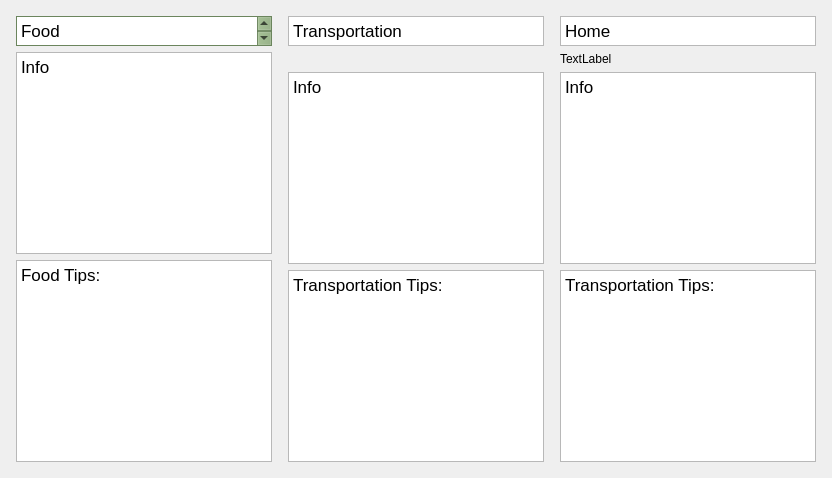
      <widget class="QWidget" name="tab_3">
       <attribute name="title">
        <string>Your friends</string>
       </attribute>
       <layout class="QHBoxLayout" name="horizontalLayout_4">
        <item>
         <layout class="QVBoxLayout" name="verticalLayout">
          <property name="leftMargin">
           <number>5</number>
          </property>
          <property name="topMargin">
           <number>5</number>
          </property>
          <property name="rightMargin">
           <number>5</number>
          </property>
          <property name="bottomMargin">
           <number>5</number>
          </property>
          <item>
           <widget class="QTextEdit" name="textEdit_2">
            <property name="maximumSize">
             <size>
              <width>16777215</width>
              <height>30</height>
             </size>
            </property>
            <property name="palette">
             <palette>
              <active>
               <colorrole role="WindowText">
                <brush brushstyle="SolidPattern">
                 <color alpha="255">
                  <red>0</red>
                  <green>0</green>
                  <blue>0</blue>
                 </color>
                </brush>
               </colorrole>
               <colorrole role="Button">
                <brush brushstyle="SolidPattern">
                 <color alpha="255">
                  <red>139</red>
                  <green>172</green>
                  <blue>121</blue>
                 </color>
                </brush>
               </colorrole>
               <colorrole role="Light">
                <brush brushstyle="SolidPattern">
                 <color alpha="255">
                  <red>208</red>
                  <green>255</green>
                  <blue>182</blue>
                 </color>
                </brush>
               </colorrole>
               <colorrole role="Midlight">
                <brush brushstyle="SolidPattern">
                 <color alpha="255">
                  <red>173</red>
                  <green>213</green>
                  <blue>151</blue>
                 </color>
                </brush>
               </colorrole>
               <colorrole role="Dark">
                <brush brushstyle="SolidPattern">
                 <color alpha="255">
                  <red>69</red>
                  <green>86</green>
                  <blue>60</blue>
                 </color>
                </brush>
               </colorrole>
               <colorrole role="Mid">
                <brush brushstyle="SolidPattern">
                 <color alpha="255">
                  <red>92</red>
                  <green>114</green>
                  <blue>81</blue>
                 </color>
                </brush>
               </colorrole>
               <colorrole role="Text">
                <brush brushstyle="SolidPattern">
                 <color alpha="255">
                  <red>0</red>
                  <green>0</green>
                  <blue>0</blue>
                 </color>
                </brush>
               </colorrole>
               <colorrole role="BrightText">
                <brush brushstyle="SolidPattern">
                 <color alpha="255">
                  <red>255</red>
                  <green>255</green>
                  <blue>255</blue>
                 </color>
                </brush>
               </colorrole>
               <colorrole role="ButtonText">
                <brush brushstyle="SolidPattern">
                 <color alpha="255">
                  <red>0</red>
                  <green>0</green>
                  <blue>0</blue>
                 </color>
                </brush>
               </colorrole>
               <colorrole role="Base">
                <brush brushstyle="SolidPattern">
                 <color alpha="255">
                  <red>255</red>
                  <green>255</green>
                  <blue>255</blue>
                 </color>
                </brush>
               </colorrole>
               <colorrole role="Window">
                <brush brushstyle="SolidPattern">
                 <color alpha="255">
                  <red>139</red>
                  <green>172</green>
                  <blue>121</blue>
                 </color>
                </brush>
               </colorrole>
               <colorrole role="Shadow">
                <brush brushstyle="SolidPattern">
                 <color alpha="255">
                  <red>0</red>
                  <green>0</green>
                  <blue>0</blue>
                 </color>
                </brush>
               </colorrole>
               <colorrole role="AlternateBase">
                <brush brushstyle="SolidPattern">
                 <color alpha="255">
                  <red>197</red>
                  <green>213</green>
                  <blue>188</blue>
                 </color>
                </brush>
               </colorrole>
               <colorrole role="ToolTipBase">
                <brush brushstyle="SolidPattern">
                 <color alpha="255">
                  <red>255</red>
                  <green>255</green>
                  <blue>220</blue>
                 </color>
                </brush>
               </colorrole>
               <colorrole role="ToolTipText">
                <brush brushstyle="SolidPattern">
                 <color alpha="255">
                  <red>0</red>
                  <green>0</green>
                  <blue>0</blue>
                 </color>
                </brush>
               </colorrole>
               <colorrole role="PlaceholderText">
                <brush brushstyle="SolidPattern">
                 <color alpha="128">
                  <red>0</red>
                  <green>0</green>
                  <blue>0</blue>
                 </color>
                </brush>
               </colorrole>
              </active>
              <inactive>
               <colorrole role="WindowText">
                <brush brushstyle="SolidPattern">
                 <color alpha="255">
                  <red>0</red>
                  <green>0</green>
                  <blue>0</blue>
                 </color>
                </brush>
               </colorrole>
               <colorrole role="Button">
                <brush brushstyle="SolidPattern">
                 <color alpha="255">
                  <red>139</red>
                  <green>172</green>
                  <blue>121</blue>
                 </color>
                </brush>
               </colorrole>
               <colorrole role="Light">
                <brush brushstyle="SolidPattern">
                 <color alpha="255">
                  <red>208</red>
                  <green>255</green>
                  <blue>182</blue>
                 </color>
                </brush>
               </colorrole>
               <colorrole role="Midlight">
                <brush brushstyle="SolidPattern">
                 <color alpha="255">
                  <red>173</red>
                  <green>213</green>
                  <blue>151</blue>
                 </color>
                </brush>
               </colorrole>
               <colorrole role="Dark">
                <brush brushstyle="SolidPattern">
                 <color alpha="255">
                  <red>69</red>
                  <green>86</green>
                  <blue>60</blue>
                 </color>
                </brush>
               </colorrole>
               <colorrole role="Mid">
                <brush brushstyle="SolidPattern">
                 <color alpha="255">
                  <red>92</red>
                  <green>114</green>
                  <blue>81</blue>
                 </color>
                </brush>
               </colorrole>
               <colorrole role="Text">
                <brush brushstyle="SolidPattern">
                 <color alpha="255">
                  <red>0</red>
                  <green>0</green>
                  <blue>0</blue>
                 </color>
                </brush>
               </colorrole>
               <colorrole role="BrightText">
                <brush brushstyle="SolidPattern">
                 <color alpha="255">
                  <red>255</red>
                  <green>255</green>
                  <blue>255</blue>
                 </color>
                </brush>
               </colorrole>
               <colorrole role="ButtonText">
                <brush brushstyle="SolidPattern">
                 <color alpha="255">
                  <red>0</red>
                  <green>0</green>
                  <blue>0</blue>
                 </color>
                </brush>
               </colorrole>
               <colorrole role="Base">
                <brush brushstyle="SolidPattern">
                 <color alpha="255">
                  <red>255</red>
                  <green>255</green>
                  <blue>255</blue>
                 </color>
                </brush>
               </colorrole>
               <colorrole role="Window">
                <brush brushstyle="SolidPattern">
                 <color alpha="255">
                  <red>139</red>
                  <green>172</green>
                  <blue>121</blue>
                 </color>
                </brush>
               </colorrole>
               <colorrole role="Shadow">
                <brush brushstyle="SolidPattern">
                 <color alpha="255">
                  <red>0</red>
                  <green>0</green>
                  <blue>0</blue>
                 </color>
                </brush>
               </colorrole>
               <colorrole role="AlternateBase">
                <brush brushstyle="SolidPattern">
                 <color alpha="255">
                  <red>197</red>
                  <green>213</green>
                  <blue>188</blue>
                 </color>
                </brush>
               </colorrole>
               <colorrole role="ToolTipBase">
                <brush brushstyle="SolidPattern">
                 <color alpha="255">
                  <red>255</red>
                  <green>255</green>
                  <blue>220</blue>
                 </color>
                </brush>
               </colorrole>
               <colorrole role="ToolTipText">
                <brush brushstyle="SolidPattern">
                 <color alpha="255">
                  <red>0</red>
                  <green>0</green>
                  <blue>0</blue>
                 </color>
                </brush>
               </colorrole>
               <colorrole role="PlaceholderText">
                <brush brushstyle="SolidPattern">
                 <color alpha="128">
                  <red>0</red>
                  <green>0</green>
                  <blue>0</blue>
                 </color>
                </brush>
               </colorrole>
              </inactive>
              <disabled>
               <colorrole role="WindowText">
                <brush brushstyle="SolidPattern">
                 <color alpha="255">
                  <red>69</red>
                  <green>86</green>
                  <blue>60</blue>
                 </color>
                </brush>
               </colorrole>
               <colorrole role="Button">
                <brush brushstyle="SolidPattern">
                 <color alpha="255">
                  <red>139</red>
                  <green>172</green>
                  <blue>121</blue>
                 </color>
                </brush>
               </colorrole>
               <colorrole role="Light">
                <brush brushstyle="SolidPattern">
                 <color alpha="255">
                  <red>208</red>
                  <green>255</green>
                  <blue>182</blue>
                 </color>
                </brush>
               </colorrole>
               <colorrole role="Midlight">
                <brush brushstyle="SolidPattern">
                 <color alpha="255">
                  <red>173</red>
                  <green>213</green>
                  <blue>151</blue>
                 </color>
                </brush>
               </colorrole>
               <colorrole role="Dark">
                <brush brushstyle="SolidPattern">
                 <color alpha="255">
                  <red>69</red>
                  <green>86</green>
                  <blue>60</blue>
                 </color>
                </brush>
               </colorrole>
               <colorrole role="Mid">
                <brush brushstyle="SolidPattern">
                 <color alpha="255">
                  <red>92</red>
                  <green>114</green>
                  <blue>81</blue>
                 </color>
                </brush>
               </colorrole>
               <colorrole role="Text">
                <brush brushstyle="SolidPattern">
                 <color alpha="255">
                  <red>69</red>
                  <green>86</green>
                  <blue>60</blue>
                 </color>
                </brush>
               </colorrole>
               <colorrole role="BrightText">
                <brush brushstyle="SolidPattern">
                 <color alpha="255">
                  <red>255</red>
                  <green>255</green>
                  <blue>255</blue>
                 </color>
                </brush>
               </colorrole>
               <colorrole role="ButtonText">
                <brush brushstyle="SolidPattern">
                 <color alpha="255">
                  <red>69</red>
                  <green>86</green>
                  <blue>60</blue>
                 </color>
                </brush>
               </colorrole>
               <colorrole role="Base">
                <brush brushstyle="SolidPattern">
                 <color alpha="255">
                  <red>139</red>
                  <green>172</green>
                  <blue>121</blue>
                 </color>
                </brush>
               </colorrole>
               <colorrole role="Window">
                <brush brushstyle="SolidPattern">
                 <color alpha="255">
                  <red>139</red>
                  <green>172</green>
                  <blue>121</blue>
                 </color>
                </brush>
               </colorrole>
               <colorrole role="Shadow">
                <brush brushstyle="SolidPattern">
                 <color alpha="255">
                  <red>0</red>
                  <green>0</green>
                  <blue>0</blue>
                 </color>
                </brush>
               </colorrole>
               <colorrole role="AlternateBase">
                <brush brushstyle="SolidPattern">
                 <color alpha="255">
                  <red>139</red>
                  <green>172</green>
                  <blue>121</blue>
                 </color>
                </brush>
               </colorrole>
               <colorrole role="ToolTipBase">
                <brush brushstyle="SolidPattern">
                 <color alpha="255">
                  <red>255</red>
                  <green>255</green>
                  <blue>220</blue>
                 </color>
                </brush>
               </colorrole>
               <colorrole role="ToolTipText">
                <brush brushstyle="SolidPattern">
                 <color alpha="255">
                  <red>0</red>
                  <green>0</green>
                  <blue>0</blue>
                 </color>
                </brush>
               </colorrole>
               <colorrole role="PlaceholderText">
                <brush brushstyle="SolidPattern">
                 <color alpha="128">
                  <red>0</red>
                  <green>0</green>
                  <blue>0</blue>
                 </color>
                </brush>
               </colorrole>
              </disabled>
             </palette>
            </property>
            <property name="styleSheet">
             <string notr="true">QtextEdit_2{rgb(139, 195, 136)qlineargradient(spread:pad, x1:0, y1:1, x2:0, y2:0, stop:0 rgba(0, 0, 0, 255), stop:0.05 rgba(14, 8, 73, 255), stop:0.36 rgba(28, 17, 145, 255), stop:0.6 rgba(126, 14, 81, 255), stop:0.75 rgba(234, 11, 11, 255), stop:0.79 rgba(244, 70, 5, 255), stop:0.86 rgba(255, 136, 0, 255), stop:0.935 rgba(239, 236, 55, 255))QtextEdit_2{rgb(147, 173, 109)}}</string>
            </property>
            <property name="html">
             <string>&lt;!DOCTYPE HTML PUBLIC &quot;-//W3C//DTD HTML 4.0//EN&quot; &quot;http://www.w3.org/TR/REC-html40/strict.dtd&quot;&gt;
&lt;html&gt;&lt;head&gt;&lt;meta name=&quot;qrichtext&quot; content=&quot;1&quot; /&gt;&lt;style type=&quot;text/css&quot;&gt;
p, li { white-space: pre-wrap; }
&lt;/style&gt;&lt;/head&gt;&lt;body style=&quot; font-family:'.AppleSystemUIFont'; font-size:13pt; font-weight:400; font-style:normal;&quot;&gt;
&lt;p style=&quot; margin-top:0px; margin-bottom:0px; margin-left:0px; margin-right:0px; -qt-block-indent:0; text-indent:0px;&quot;&gt;Food&lt;/p&gt;
&lt;p style=&quot;-qt-paragraph-type:empty; margin-top:0px; margin-bottom:0px; margin-left:0px; margin-right:0px; -qt-block-indent:0; text-indent:0px;&quot;&gt;&lt;br /&gt;&lt;/p&gt;&lt;/body&gt;&lt;/html&gt;</string>
            </property>
           </widget>
          </item>
          <item>
           <widget class="QTextEdit" name="textEdit_3">
            <property name="html">
             <string>&lt;!DOCTYPE HTML PUBLIC &quot;-//W3C//DTD HTML 4.0//EN&quot; &quot;http://www.w3.org/TR/REC-html40/strict.dtd&quot;&gt;
&lt;html&gt;&lt;head&gt;&lt;meta name=&quot;qrichtext&quot; content=&quot;1&quot; /&gt;&lt;style type=&quot;text/css&quot;&gt;
p, li { white-space: pre-wrap; }
&lt;/style&gt;&lt;/head&gt;&lt;body style=&quot; font-family:'.AppleSystemUIFont'; font-size:13pt; font-weight:400; font-style:normal;&quot;&gt;
&lt;p style=&quot; margin-top:0px; margin-bottom:0px; margin-left:0px; margin-right:0px; -qt-block-indent:0; text-indent:0px;&quot;&gt;Info&lt;/p&gt;&lt;/body&gt;&lt;/html&gt;</string>
            </property>
           </widget>
          </item>
          <item>
           <widget class="QTextEdit" name="textEdit">
            <property name="html">
             <string>&lt;!DOCTYPE HTML PUBLIC &quot;-//W3C//DTD HTML 4.0//EN&quot; &quot;http://www.w3.org/TR/REC-html40/strict.dtd&quot;&gt;
&lt;html&gt;&lt;head&gt;&lt;meta name=&quot;qrichtext&quot; content=&quot;1&quot; /&gt;&lt;style type=&quot;text/css&quot;&gt;
p, li { white-space: pre-wrap; }
&lt;/style&gt;&lt;/head&gt;&lt;body style=&quot; font-family:'.AppleSystemUIFont'; font-size:13pt; font-weight:400; font-style:normal;&quot;&gt;
&lt;p style=&quot; margin-top:0px; margin-bottom:0px; margin-left:0px; margin-right:0px; -qt-block-indent:0; text-indent:0px;&quot;&gt;Food Tips:&lt;/p&gt;
&lt;p style=&quot;-qt-paragraph-type:empty; margin-top:0px; margin-bottom:0px; margin-left:0px; margin-right:0px; -qt-block-indent:0; text-indent:0px;&quot;&gt;&lt;br /&gt;&lt;/p&gt;&lt;/body&gt;&lt;/html&gt;</string>
            </property>
           </widget>
          </item>
         </layout>
        </item>
        <item>
         <layout class="QVBoxLayout" name="verticalLayout_2">
          <property name="leftMargin">
           <number>5</number>
          </property>
          <property name="topMargin">
           <number>5</number>
          </property>
          <property name="rightMargin">
           <number>5</number>
          </property>
          <property name="bottomMargin">
           <number>5</number>
          </property>
          <item>
           <widget class="QTextEdit" name="textEdit_4">
            <property name="maximumSize">
             <size>
              <width>16777215</width>
              <height>30</height>
             </size>
            </property>
            <property name="html">
             <string>&lt;!DOCTYPE HTML PUBLIC &quot;-//W3C//DTD HTML 4.0//EN&quot; &quot;http://www.w3.org/TR/REC-html40/strict.dtd&quot;&gt;
&lt;html&gt;&lt;head&gt;&lt;meta name=&quot;qrichtext&quot; content=&quot;1&quot; /&gt;&lt;style type=&quot;text/css&quot;&gt;
p, li { white-space: pre-wrap; }
&lt;/style&gt;&lt;/head&gt;&lt;body style=&quot; font-family:'.AppleSystemUIFont'; font-size:13pt; font-weight:400; font-style:normal;&quot;&gt;
&lt;p style=&quot; margin-top:0px; margin-bottom:0px; margin-left:0px; margin-right:0px; -qt-block-indent:0; text-indent:0px;&quot;&gt;Transportation&lt;/p&gt;&lt;/body&gt;&lt;/html&gt;</string>
            </property>
           </widget>
          </item>
          <item>
           <widget class="QLabel" name="label_2">
            <property name="text">
             <string/>
            </property>
            <property name="pixmap">
             <pixmap>../../../../../../../../../Capture d’écran 2021-11-25 à 11.42.59 AM.png</pixmap>
            </property>
           </widget>
          </item>
          <item>
           <widget class="QTextEdit" name="textEdit_5">
            <property name="html">
             <string>&lt;!DOCTYPE HTML PUBLIC &quot;-//W3C//DTD HTML 4.0//EN&quot; &quot;http://www.w3.org/TR/REC-html40/strict.dtd&quot;&gt;
&lt;html&gt;&lt;head&gt;&lt;meta name=&quot;qrichtext&quot; content=&quot;1&quot; /&gt;&lt;style type=&quot;text/css&quot;&gt;
p, li { white-space: pre-wrap; }
&lt;/style&gt;&lt;/head&gt;&lt;body style=&quot; font-family:'.AppleSystemUIFont'; font-size:13pt; font-weight:400; font-style:normal;&quot;&gt;
&lt;p style=&quot; margin-top:0px; margin-bottom:0px; margin-left:0px; margin-right:0px; -qt-block-indent:0; text-indent:0px;&quot;&gt;Info&lt;/p&gt;&lt;/body&gt;&lt;/html&gt;</string>
            </property>
           </widget>
          </item>
          <item>
           <widget class="QTextEdit" name="textEdit_6">
            <property name="html">
             <string>&lt;!DOCTYPE HTML PUBLIC &quot;-//W3C//DTD HTML 4.0//EN&quot; &quot;http://www.w3.org/TR/REC-html40/strict.dtd&quot;&gt;
&lt;html&gt;&lt;head&gt;&lt;meta name=&quot;qrichtext&quot; content=&quot;1&quot; /&gt;&lt;style type=&quot;text/css&quot;&gt;
p, li { white-space: pre-wrap; }
&lt;/style&gt;&lt;/head&gt;&lt;body style=&quot; font-family:'.AppleSystemUIFont'; font-size:13pt; font-weight:400; font-style:normal;&quot;&gt;
&lt;p style=&quot; margin-top:0px; margin-bottom:0px; margin-left:0px; margin-right:0px; -qt-block-indent:0; text-indent:0px;&quot;&gt;Transportation Tips:&lt;/p&gt;
&lt;p style=&quot;-qt-paragraph-type:empty; margin-top:0px; margin-bottom:0px; margin-left:0px; margin-right:0px; -qt-block-indent:0; text-indent:0px;&quot;&gt;&lt;br /&gt;&lt;/p&gt;&lt;/body&gt;&lt;/html&gt;</string>
            </property>
           </widget>
          </item>
         </layout>
        </item>
        <item>
         <layout class="QVBoxLayout" name="verticalLayout_3">
          <property name="leftMargin">
           <number>5</number>
          </property>
          <property name="topMargin">
           <number>5</number>
          </property>
          <property name="rightMargin">
           <number>5</number>
          </property>
          <property name="bottomMargin">
           <number>5</number>
          </property>
          <item>
           <widget class="QTextEdit" name="textEdit_7">
            <property name="maximumSize">
             <size>
              <width>16777215</width>
              <height>30</height>
             </size>
            </property>
            <property name="html">
             <string>&lt;!DOCTYPE HTML PUBLIC &quot;-//W3C//DTD HTML 4.0//EN&quot; &quot;http://www.w3.org/TR/REC-html40/strict.dtd&quot;&gt;
&lt;html&gt;&lt;head&gt;&lt;meta name=&quot;qrichtext&quot; content=&quot;1&quot; /&gt;&lt;style type=&quot;text/css&quot;&gt;
p, li { white-space: pre-wrap; }
&lt;/style&gt;&lt;/head&gt;&lt;body style=&quot; font-family:'.AppleSystemUIFont'; font-size:13pt; font-weight:400; font-style:normal;&quot;&gt;
&lt;p style=&quot; margin-top:0px; margin-bottom:0px; margin-left:0px; margin-right:0px; -qt-block-indent:0; text-indent:0px;&quot;&gt;Home&lt;/p&gt;&lt;/body&gt;&lt;/html&gt;</string>
            </property>
           </widget>
          </item>
          <item>
           <widget class="QLabel" name="label_3">
            <property name="text">
             <string>TextLabel</string>
            </property>
           </widget>
          </item>
          <item>
           <widget class="QTextEdit" name="textEdit_8">
            <property name="html">
             <string>&lt;!DOCTYPE HTML PUBLIC &quot;-//W3C//DTD HTML 4.0//EN&quot; &quot;http://www.w3.org/TR/REC-html40/strict.dtd&quot;&gt;
&lt;html&gt;&lt;head&gt;&lt;meta name=&quot;qrichtext&quot; content=&quot;1&quot; /&gt;&lt;style type=&quot;text/css&quot;&gt;
p, li { white-space: pre-wrap; }
&lt;/style&gt;&lt;/head&gt;&lt;body style=&quot; font-family:'.AppleSystemUIFont'; font-size:13pt; font-weight:400; font-style:normal;&quot;&gt;
&lt;p style=&quot; margin-top:0px; margin-bottom:0px; margin-left:0px; margin-right:0px; -qt-block-indent:0; text-indent:0px;&quot;&gt;Info&lt;/p&gt;&lt;/body&gt;&lt;/html&gt;</string>
            </property>
           </widget>
          </item>
          <item>
           <widget class="QTextEdit" name="textEdit_9">
            <property name="html">
             <string>&lt;!DOCTYPE HTML PUBLIC &quot;-//W3C//DTD HTML 4.0//EN&quot; &quot;http://www.w3.org/TR/REC-html40/strict.dtd&quot;&gt;
&lt;html&gt;&lt;head&gt;&lt;meta name=&quot;qrichtext&quot; content=&quot;1&quot; /&gt;&lt;style type=&quot;text/css&quot;&gt;
p, li { white-space: pre-wrap; }
&lt;/style&gt;&lt;/head&gt;&lt;body style=&quot; font-family:'.AppleSystemUIFont'; font-size:13pt; font-weight:400; font-style:normal;&quot;&gt;
&lt;p style=&quot; margin-top:0px; margin-bottom:0px; margin-left:0px; margin-right:0px; -qt-block-indent:0; text-indent:0px;&quot;&gt;Transportation Tips:&lt;/p&gt;
&lt;p style=&quot;-qt-paragraph-type:empty; margin-top:0px; margin-bottom:0px; margin-left:0px; margin-right:0px; -qt-block-indent:0; text-indent:0px;&quot;&gt;&lt;br /&gt;&lt;/p&gt;&lt;/body&gt;&lt;/html&gt;</string>
            </property>
           </widget>
          </item>
         </layout>
        </item>
       </layout>
      </widget>
